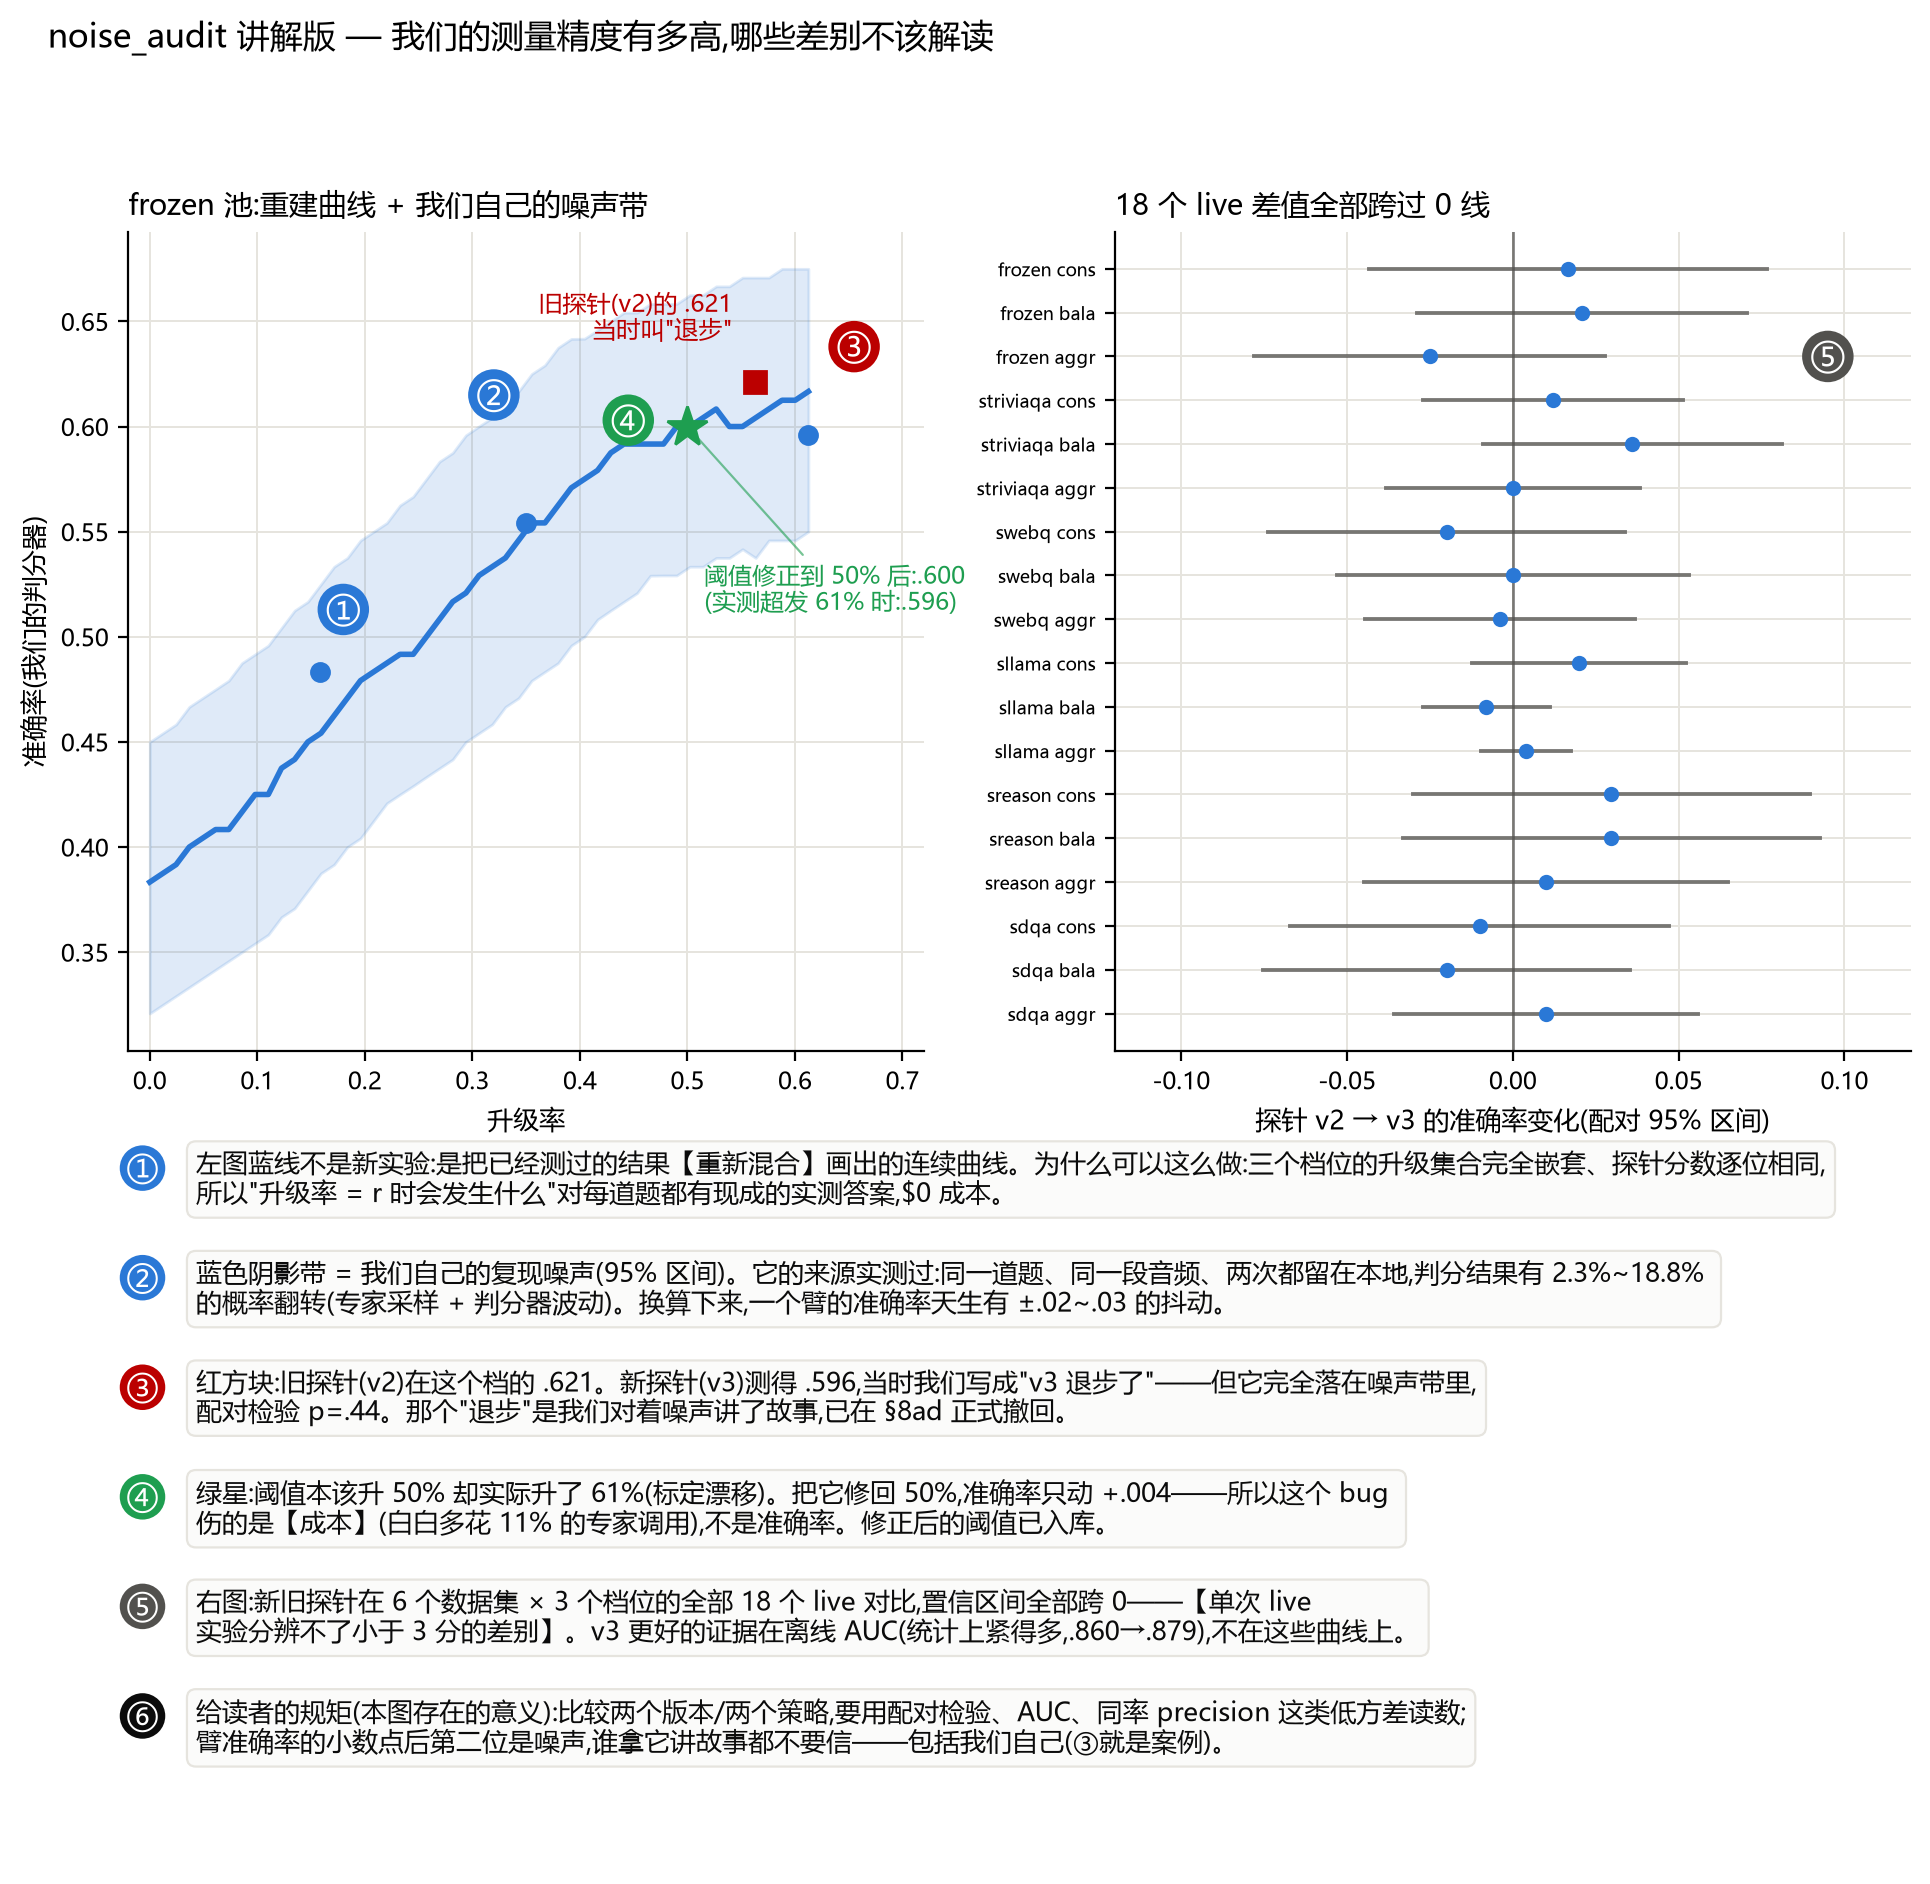

The script that saved this image:
# -*- coding: utf-8 -*-
"""讲解版之三:noise_audit(测量方法审计)。左:frozen 池重建曲线+
噪声带;右:18 个 v2→v3 live 差值的森林图;下:大白话解读。
计算逻辑照搬 noise_audit.py,只换版式。"""
import json

import matplotlib
matplotlib.use("Agg")
import matplotlib.pyplot as plt
import numpy as np
import pandas as pd

plt.rcParams["font.family"] = "Microsoft YaHei"
plt.rcParams["axes.unicode_minus"] = False

BLUE, GREEN, RED = "#2a78d6", "#1e9e50", "#b00"
INK, MUT, GRID = "#0b0b0b", "#52514e", "#e6e4de"
ARMS = ("never", "conservative", "balanced", "aggressive")
TIERS = ("conservative", "balanced", "aggressive")
POOLS = {"frozen": "heard_ok", "striviaqa": "oab_ok", "swebq": "oab_ok",
         "sllama": "oab_ok", "sreason": "heard_ok", "sdqa": "heard_ok"}
DATA = "../data"

# ---- 左图数据:重建曲线 + bootstrap 带(照搬 noise_audit.py) ----------
curves = json.load(open(f"{DATA}/rate_curves.json"))
f = curves["frozen"]
rs, ys = np.array(f["rate"]), np.array(f["acc"])

df = pd.read_parquet(f"{DATA}/frozen_v3_traces.parquet")
df = df[df["tier"].isin(ARMS)]
A = df.pivot(index="id", columns="tier", values="heard_ok")
M = df.pivot(index="id", columns="tier", values="mode")
S = df.pivot(index="id", columns="tier", values="eot_score")
keep = A[list(ARMS)].notna().all(axis=1)
A, M, S = A[keep], M[keep], S[keep]
score = S["aggressive"].to_numpy(float)
local = A["never"].to_numpy(float)
X = np.full(len(A), np.nan)
for i in range(len(A)):
    for t in TIERS:
        if M[t].iloc[i] == "escalated" and pd.notna(A[t].iloc[i]):
            X[i] = float(A[t].iloc[i])
            break
rng = np.random.default_rng(42)
n = len(score)
BOOT = 2000
band = np.zeros((BOOT, len(rs)))
for bi in range(BOOT):
    idx = rng.integers(0, n, n)
    sc, lo_, xx = score[idx], local[idx], X[idx]
    od = np.argsort(-sc)
    for j, r in enumerate(rs):
        k = int(round(r * n))
        y = lo_.copy()
        sel = od[:k]
        ok = ~np.isnan(xx[sel])
        y[sel[ok]] = xx[sel[ok]]
        band[bi, j] = np.nanmean(y)
lo_b, hi_b = np.percentile(band, [2.5, 97.5], axis=0)

# ---- 右图数据:v2→v3 配对差值 ----------------------------------------
rows = []
for bench, col in POOLS.items():
    for t in TIERS:
        o = []
        for ver in ("_v2", "_v3"):
            d = pd.read_parquet(f"{DATA}/{bench}{ver}_traces.parquet")
            c = col if col in d.columns else "heard_ok"
            o.append(d[d["tier"] == t].set_index("id")[c]
                     .dropna().astype(int))
        ids = o[0].index.intersection(o[1].index)
        x, y = o[0].loc[ids], o[1].loc[ids]
        n01 = int(((x == 0) & (y == 1)).sum())
        n10 = int(((x == 1) & (y == 0)).sum())
        nn = len(ids)
        rows.append((f"{bench[:9]} {t[:4]}", (n01 - n10) / nn,
                     np.sqrt(max(n01 + n10, 1)) / nn))

# ---- 版式 ------------------------------------------------------------
fig = plt.figure(figsize=(11.5, 10.6))
gs = fig.add_gridspec(2, 2, height_ratios=[5.0, 4.4], hspace=.12,
                      wspace=.24)
ax1 = fig.add_subplot(gs[0, 0])
ax2 = fig.add_subplot(gs[0, 1])
axc = fig.add_subplot(gs[1, :])
axc.axis("off")
for ax in (ax1, ax2):
    ax.grid(color=GRID, lw=.7, zorder=0)
    for sp in ("top", "right"):
        ax.spines[sp].set_visible(False)
    ax.tick_params(labelsize=8.5)

ax1.fill_between(rs, lo_b, hi_b, color=BLUE, alpha=.15, zorder=2)
ax1.plot(rs, ys, "-", lw=2.0, color=BLUE, zorder=4)
for t in TIERS:
    r, acc = f["arm_rates"][t], f["arm_acc"][t]
    ax1.plot(r, acc, "o", ms=6.5, color=BLUE, zorder=5)
ax1.plot(.5625, .621, "s", ms=8, color=RED, zorder=5)
ax1.annotate("旧探针(v2)的 .621\n当时叫\"退步\"", (.5625, .621),
             xytext=(-8, 16), textcoords="offset points", fontsize=8.5,
             color=RED, ha="right")
a_fix = f["acc_at_budget"]["aggressive"]
ax1.plot(.50, a_fix, "*", ms=15, color=GREEN, zorder=6)
ax1.annotate("阈值修正到 50% 后:.600\n(实测超发 61% 时:.596)",
             (.50, a_fix), xytext=(6, -66), textcoords="offset points",
             fontsize=8.5, color=GREEN,
             arrowprops=dict(arrowstyle="-", color=GREEN, lw=.8,
                             alpha=.6))

def tag(ax, x, y, nlab, color):
    ax.annotate(nlab, (x, y), fontsize=13, color="#fff", ha="center",
                va="center", zorder=6,
                bbox=dict(boxstyle="circle,pad=.18", fc=color, ec="none"))

tag(ax1, .18, .513, "①", BLUE)
tag(ax1, .32, .615, "②", BLUE)
tag(ax1, .655, .638, "③", RED)
tag(ax1, .445, .603, "④", GREEN)
ax1.set_xlim(-.02, .72)
ax1.set_xlabel("升级率", fontsize=9.5)
ax1.set_ylabel("准确率(我们的判分器)", fontsize=9.5)
ax1.set_title("frozen 池:重建曲线 + 我们自己的噪声带",
              fontsize=10.5, loc="left")

ys_ = np.arange(len(rows))[::-1]
ax2.axvline(0, color=INK, lw=1, alpha=.5, zorder=3)
for (lab, dd, se), yy in zip(rows, ys_):
    ax2.plot([dd - 1.96 * se, dd + 1.96 * se], [yy, yy], color=MUT,
             lw=1.4, alpha=.75, zorder=4)
    ax2.plot(dd, yy, "o", ms=4.5, color=BLUE, zorder=5)
ax2.set_yticks(ys_)
ax2.set_yticklabels([r[0] for r in rows], fontsize=6.6)
ax2.set_xlim(-.12, .12)
ax2.set_xlabel("探针 v2 → v3 的准确率变化(配对 95% 区间)", fontsize=9.5)
ax2.set_title("18 个 live 差值全部跨过 0 线", fontsize=10.5, loc="left")
tag(ax2, .095, ys_[2], "⑤", MUT)

def _wrap(t, w=60):
    out, line = [], ""
    for ch in t:
        line += ch
        if len(line) >= w and ch in "。;;,,)】\" ":
            out.append(line)
            line = ""
    if line:
        out.append(line)
    return chr(10).join(out)


COMMENTS = [
    ("①", BLUE, "左图蓝线不是新实验:是把已经测过的结果【重新混合】画出的连续曲线。"
     "为什么可以这么做:三个档位的升级集合完全嵌套、探针分数逐位相同,所以"
     "\"升级率 = r 时会发生什么\"对每道题都有现成的实测答案,$0 成本。"),
    ("②", BLUE, "蓝色阴影带 = 我们自己的复现噪声(95% 区间)。它的来源实测过:"
     "同一道题、同一段音频、两次都留在本地,判分结果有 2.3%~18.8% 的概率翻转"
     "(专家采样 + 判分器波动)。换算下来,一个臂的准确率天生有 ±.02~.03 的抖动。"),
    ("③", RED, "红方块:旧探针(v2)在这个档的 .621。新探针(v3)测得 .596,当时我们写成"
     "\"v3 退步了\"——但它完全落在噪声带里,配对检验 p=.44。那个\"退步\"是我们"
     "对着噪声讲了故事,已在 §8ad 正式撤回。"),
    ("④", GREEN, "绿星:阈值本该升 50% 却实际升了 61%(标定漂移)。把它修回 50%,"
     "准确率只动 +.004——所以这个 bug 伤的是【成本】(白白多花 11% 的专家调用),"
     "不是准确率。修正后的阈值已入库。"),
    ("⑤", MUT, "右图:新旧探针在 6 个数据集 × 3 个档位的全部 18 个 live 对比,"
     "置信区间全部跨 0——【单次 live 实验分辨不了小于 3 分的差别】。"
     "v3 更好的证据在离线 AUC(统计上紧得多,.860→.879),不在这些曲线上。"),
    ("⑥", INK, "给读者的规矩(本图存在的意义):比较两个版本/两个策略,要用配对检验、"
     "AUC、同率 precision 这类低方差读数;臂准确率的小数点后第二位是噪声,"
     "谁拿它讲故事都不要信——包括我们自己(③就是案例)。"),
]
y = .99
for mark, c, txt in COMMENTS:
    wrapped = _wrap(txt)
    nlines = wrapped.count(chr(10)) + 1
    axc.annotate(mark, (.008, y), xycoords="axes fraction", fontsize=12,
                 color="#fff", ha="center", va="top",
                 bbox=dict(boxstyle="circle,pad=.15", fc=c, ec="none"))
    axc.text(.038, y, wrapped, transform=axc.transAxes, fontsize=9.3,
             color=INK, va="top",
             bbox=dict(boxstyle="round,pad=.35", fc="#fbfbfa",
                       ec=GRID, lw=.8))
    y -= .052 * nlines + .048

fig.suptitle("noise_audit 讲解版 — 我们的测量精度有多高,哪些差别不该解读",
             fontsize=12, x=.09, ha="left")
fig.savefig("noise_audit_annotated.png", dpi=200, bbox_inches="tight")
fig.savefig("noise_audit_annotated.pdf", bbox_inches="tight")
print("wrote noise_audit_annotated.{png,pdf}")
